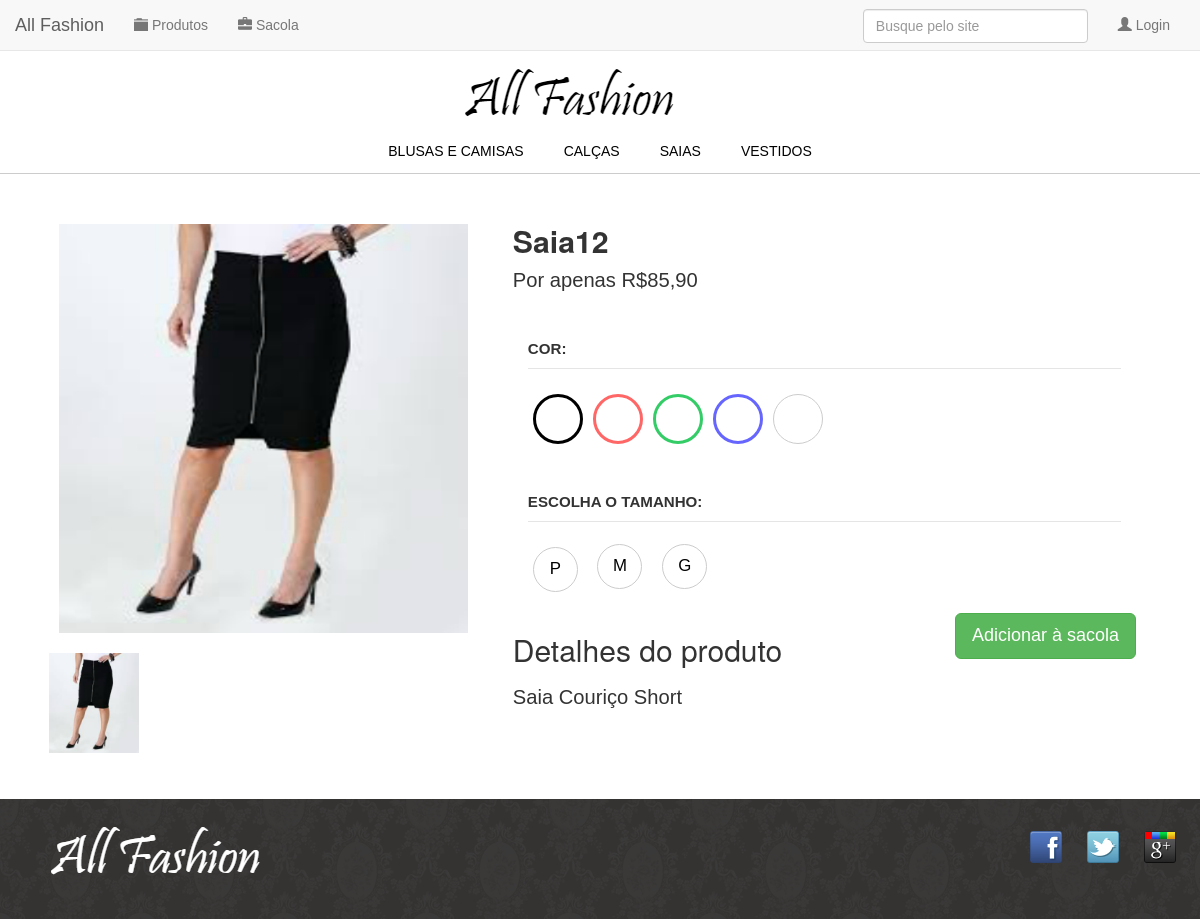
The page /produto.php?id=14 on the database as committed earlier.
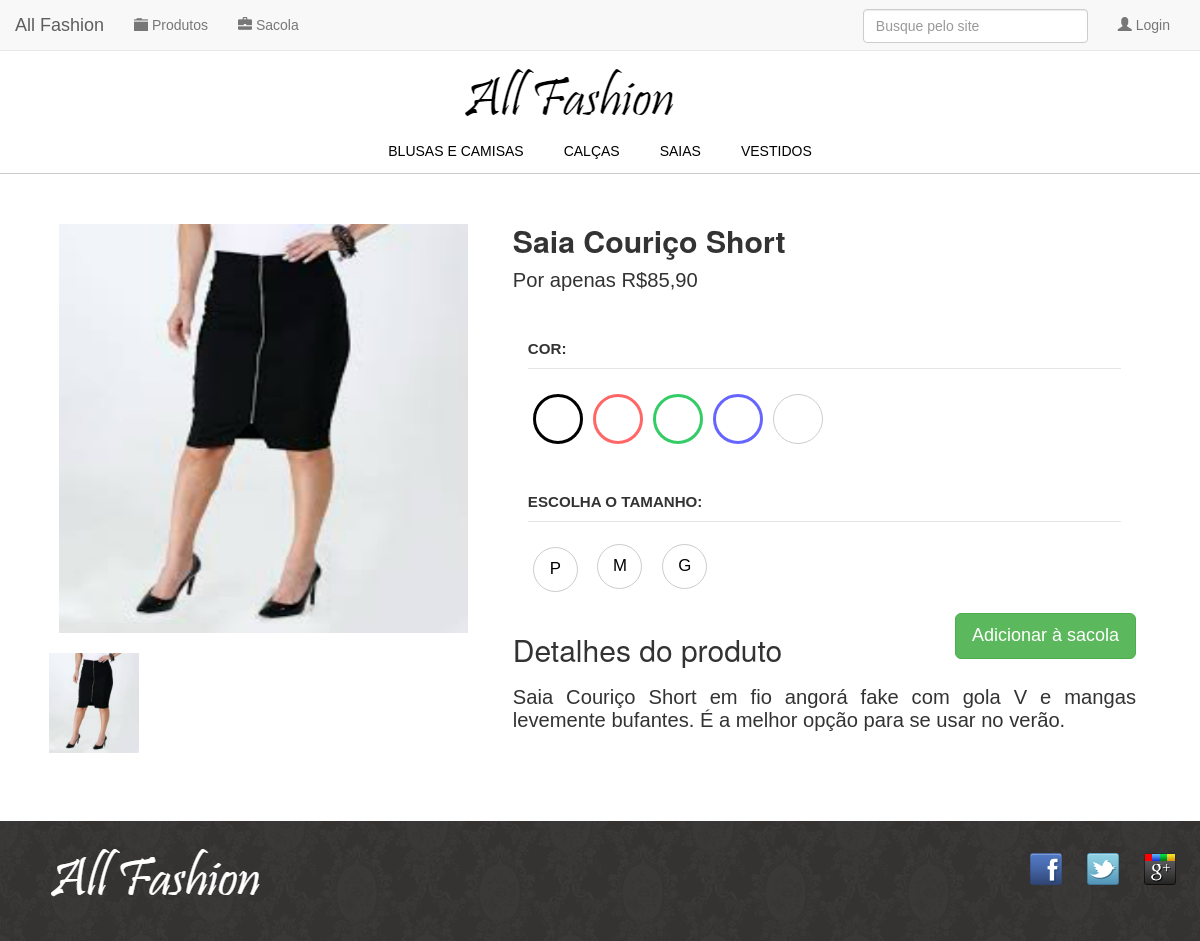
The same page on the database as committed later.
### tables this page shows
CREATE TABLE `produtos` (
  `id` int(11) NOT NULL AUTO_INCREMENT,
  `nome` varchar(45) DEFAULT NULL,
  `descricao` text,
  `tamanho` char(1) DEFAULT NULL,
  `tipo_tamanho` int(11) NOT NULL DEFAULT '1',
  `preco` decimal(12,2) DEFAULT NULL,
  `Marcas_id` int(11) NOT NULL,
  `Categorias_id` int(11) NOT NULL,
  `Cores_id` int(11) NOT NULL,
  `SubCategorias_id` int(11) DEFAULT NULL,
  PRIMARY KEY (`id`),
  KEY `fk_Produtos_Marcas1_idx` (`Marcas_id`),
  KEY `fk_Produtos_Categorias1_idx` (`Categorias_id`),
  KEY `fk_Produtos_Cores1_idx` (`Cores_id`),
  KEY `fk_Produtos_SubCategorias1_idx` (`SubCategorias_id`)
);

### config/conexao.php (called while the page is built, shortened)
<?php
class Conexao {
    private $con = null;
    private $host = "localhost";
    private $user = "root";
    private $pass = "root";
    private $database = "allfashion";
    public function conecta() {
        $this->con = mysqli_connect($this->host, $this->user, $this->pass, $this->database) or die("Erro ao conectar ao servidor &raquo; " . mysqli_connect_errno());
        return $this->con;
    }
    public function executa ($sql) {
        $re = $this->con->query($sql);
        return $re;
    }
}

### produto.php (the view, shortened to what this page needs)
<?php include("cabecalho.php");?>
<?php include("header.php");?>
<?php include("menu.php");?>
<?php include("banner_menor.php");?>
	<link rel="stylesheet" href="css/mobile.css" media="(max-width: 939px)">
	<link rel="stylesheet" href="css/produto.css">
		<div class="container">
			<div class="imagens-produtos">
				<?php
					$id = $_GET['id'];
					$img_principal = $db->executa("SELECT * FROM imagens WHERE principal = 'S' AND Produtos_id = ".$id);
					$img_principal = $img_principal->fetch_array();
				?>
				<div style="padding: 20px;">
					<img src="<?php echo $img_principal['caminho'].$img_principal['nome']; ?>" alt="rosa" style="width: 100%">
				</div>
				<div class="imagem-menor">
					<?php
						$imgs = $db->executa("SELECT * FROM imagens WHERE Produtos_id = ".$id);
						while ($row = $imgs->fetch_array(MYSQLI_ASSOC)) {
					?>
							<img src="<?php echo $row['caminho'].$row['nome']; ?>" alt="rosa">
						<?php } ?>
				</div>
			</div>
			<div class="produto">
				<div style="padding: 0 25px;">
			  		<?php
						$produto = $db->executa("SELECT * FROM produtos WHERE ID = ".$id);
						$produto = $produto->fetch_array();
					?>
					<h1><?php echo utf8_encode($produto["nome"])?></h1>
					<p>Por apenas R$<?php echo number_format($produto["preco"], 2, ",", ".")?></p>
					<?php
						$cor = $db->executa("SELECT * FROM cores");
					?>
					<form action="addSacola.php?acao=add&id=<?php echo $_GET['id'];?>" method="POST" id="form-produto">
						<fieldset class="col-lg-12">
							<legend>Cor:</legend>
							<?php while ($row = $cor->fetch_array(MYSQLI_ASSOC)) { ?>
								<label class="radio-inline-cor seleciona-cor <?php echo $row['cor']; ?>" data-cor="<?php echo $row['cor']; ?>">
								</label>
							<?php } ?>
						</fieldset>
						<fieldset class="col-lg-12">
							<legend>Escolha o tamanho:</legend>
							<?php if ($produto['tipo_tamanho'] == 2) { ?>
								<label class="radio-inline">
									<input type="radio" hidden name="tamanho" value="32">32
								</label>
								<label class="radio-inline">
									<input type="radio" hidden name="tamanho" value="36">36
								</label>
								<label class="radio-inline">
									<input type="radio" hidden name="tamanho" value="38">38
								</label>
								<label class="radio-inline">
									<input type="radio" hidden name="tamanho" value="40">40
								</label>
								<label class="radio-inline">
									<input type="radio" hidden name="tamanho" value="42">42
								</label>
								<label class="radio-inline">
									<input type="radio" hidden name="tamanho" value="44">44
								</label>
								<label class="radio-inline">
									<input type="radio" hidden name="tamanho" value="46">46
								</label>
								<br/>
							<?php } else {?>
								<label class="radio-inline">
									<input type="radio" hidden name="tamanho" value="P">P
								</label>
								<label class="radio-inline">
									<input type="radio" hidden name="tamanho" value="M">M
								</label>
								<label class="radio-inline">
									<input type="radio" hidden name="tamanho" value="G">G
								</label>
							<?php } ?>
						</fieldset>
						<input type="button" onclick="validaForm()" class="btn btn-success btn-lg" class="comprar" value="Adicionar à sacola" style="margin-bottom: 10px; float: right;">
						<h2>Detalhes do produto</h2>
						<h3 class="descri"><?php echo utf8_encode($produto["descricao"])?></h3>
					</form>
				</div>
			</div>
		</div>
<?php include("rodape.php"); ?>

Rows that differ between the two databases and show on the page:
changed produtos "Saia Couriço Short": nome "Saia12" → "Saia Couriço Short"; descricao "Saia Couriço Short" → "Saia Couriço Short em fio angorá fake com gola V e mangas levemente bufantes. É a melhor opção para se usar no verão."
